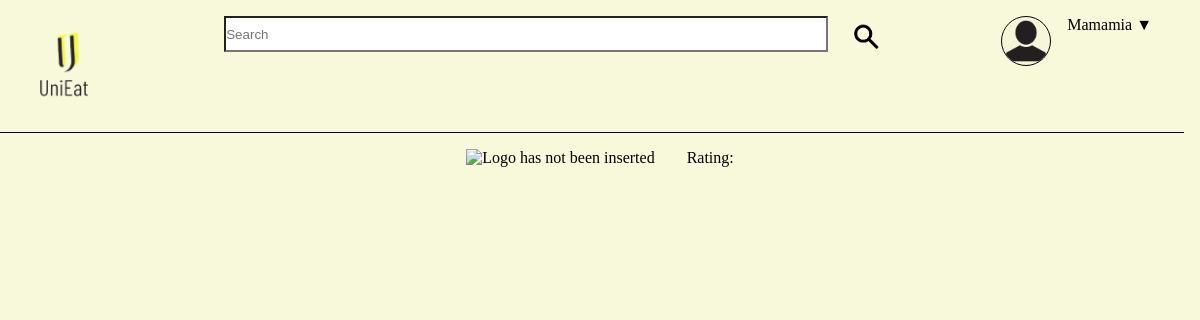
Screenshot of /TenantDetail.php (signed in) with the database file from the repository.
### tables this page shows
CREATE TABLE `customer` (
  `customerID` int(10) NOT NULL,
  `customerEmail` varchar(155) NOT NULL,
  `customerUsername` varchar(20) NOT NULL,
  `customerPhoneNumber` varchar(20) NOT NULL,
  `customerPassword` varchar(20) NOT NULL,
  `customerPhoto` varchar(500) NOT NULL
);

### TenantDetail.php (the view, shortened to what this page needs)
<?php
  include('koneksi.php');
  $email = $_COOKIE['logincustomeremail'];
  $profile = "SELECT * FROM  `customer` WHERE customerEmail LIKE '$email'";
  $prof = mysqli_query($con, $profile);
  $count = mysqli_fetch_array($prof);
  $rating = $_POST['rating'];
  $logo = $_POST['logo'];
?>
<!DOCTYPE html>
<html lang="en">
  <head>
    <link rel="stylesheet" href="style.css" />
  </head>
  <body>
    <header>
      <div class="header-left">
        <img src="assets/UniEat.png" alt="UniEat Logo" />
      </div>
      <div class="header-middle">
        <form action="" class="header-middle">
          <input type="text" name="search" id="search" placeholder="Search" />
          <label for="search"
            ><img src="assets/search.png" alt="search logo"
          /></label>
        </form>
      </div>
      <div class="header-right profile">
        <img src="<?= $count['customerPhoto']?>" alt="Profile" />
        <div class="profile">
          <div id="profile-name">
            <?= $count['customerUsername']?>
            &#9660
          </div>
          <br>
        </div>
      </div>
    </header>
    <div class="body">
      <div class="tenants">
        <div id="tenant-list">
          <div class="tenanttenant" style="display: flex; flex-direction: row; column-gap: 2rem;">
            <div class="logo-tenant">
              <img src="<?= $logo?>" alt="Logo has not been inserted" style="width: 8rem; height: auto">
            </div>
            <div id="tenant-details">
              <div class="detail" id="rating">Rating: <?= $rating?></div>
              <br><br>
            </div>
          </div>
        </div>
        <br>
      </div>
    </div>
  </body>
</html>

### style.css (style rules this page uses)
* { margin: 0; padding: 0; background-color: rgb(248, 248, 218); }
header { display: flex; flex-direction: row; position: relative; width: 96vw; justify-content: space-between; text-align: center; padding: 1rem; border-bottom: 1px solid black; }
.header-left img { width: 6rem; height: 6rem; }
.header-middle { display: flex; width: fit-content; height: fit-content; flex-direction: row; column-gap: 1rem; }
.header-middle input { width: 50vw; height: 2rem; }
.header-middle img { width: 2.8rem; cursor: pointer; }
.header-middle input { background-color: white; }
.header-right { display: flex; flex-direction: row; column-gap: 1rem; justify-content: center; padding-right: 1rem; text-align: center; height: fit-content; }
.header-right img { width: 3rem; height: 3rem; border-radius: 2rem; border: 1px solid black; }
.profile { position: relative; cursor: pointer; top: 0; justify-content: center; }
.body { position: relative; display: flex; flex-direction: column; row-gap: 1rem; text-align: center; padding-top: 1rem; }
.body #tenant-list { justify-content: center; display: flex; }
.body #tenant-list img { width: 3rem; height: 3rem; }
.detail { text-align: left; }
.body #customer-list, .body #tenant-list { flex-wrap: wrap; display: flex; position: relative; flex-direction: column; row-gap: 1rem; justify-content: center; text-align: center; align-items: center; }

### rows the page displays
customer: customerPhoto (picture), customerUsername "Mamamia"
